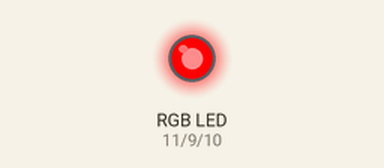
Bench run of a sketch on a simulated Arduino Uno, built with avr-gcc and run on an emulated ATmega328P. On the bench: an RGB LED mixed from three pins (HIGH = lit). Dim RGB values are drawn brighter than linear.

Above: at 0.05 s.
At 1.8 s:
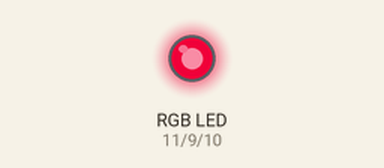
At 2.2 s:
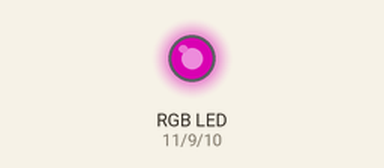
At 4.4 s:
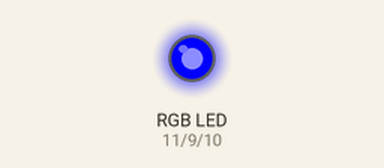
At 6.6 s:
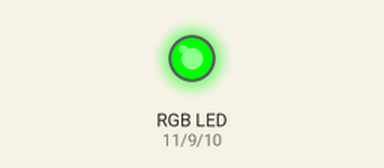
At 8.8 s:
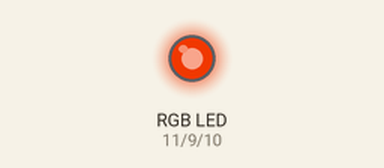
Timing chart, 0 to 11.8 s (numbered marks = the images above):
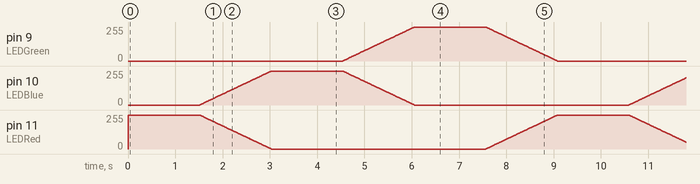

The sketch:

Nachtlicht.ino
```cpp
/*
  Nachtlicht
  blendet Farben durch

  Dieses Beispiel aus dem Fritzing Creator Kit: www.fritzing.org/creator-kit.
*/

int LEDGreen=9;                                      // LEDGreen Pins wird deklariert
int LEDBlue=10;                                      // LEDBlue Pins wird deklariert
int LEDRed=11;                                       // LEDRed Pins wird deklariert

void setup(){
  pinMode(LEDRed,OUTPUT);                            // Pin wird als OUTPUT initialisiert
  pinMode(LEDGreen,OUTPUT);                          // Pin wird als OUTPUT initialisiert
  pinMode(LEDBlue,OUTPUT);                           // Pin wird als OUTPUT initialisiert
}

void loop(){
 for (int frame=0; frame<900; frame++){              // frame wird von 0 bis 900 hochgezählt
  if (frame<150) {                                   // wenn frame < 150  > rot
    analogWrite(LEDRed,255);                         // LED wird eingeschaltet
    analogWrite(LEDBlue,0);                          // LED wird abgeschaltet
    analogWrite(LEDGreen,0);                         // LED wird abgeschaltet
  } else if (frame<300) {                            // wenn frame < 300
    analogWrite(LEDRed,map(frame,150,300,255,0));    // LED wird ausgedimmt
    analogWrite(LEDBlue,map(frame,150,300,0,255));   // LED wird angedimmt
    analogWrite(LEDGreen,0);                         // LED wird abgeschaltet
  } else if (frame<450) {                            // wenn frame < 450  > blau
    analogWrite(LEDRed,0);                           // LED wird abgeschaltet
    analogWrite(LEDBlue,255);                        // LED wird eingeschaltet
    analogWrite(LEDGreen,0);                         // LED wird abgeschaltet
  } else if (frame<600) {                            // wenn frame < 600
    analogWrite(LEDRed,0);                           // LED wird abgeschaltet
    analogWrite(LEDBlue,map(frame,450,600,255,0));   // LED wird ausgedimmt
    analogWrite(LEDGreen,map(frame,450,600,0,255));  // LED wird angedimmt
  } else if (frame<750) {                            // wenn frame < 750  > grün
    analogWrite(LEDRed,0);                           // LED wird abgeschaltet
    analogWrite(LEDBlue,0);                          // LED wird abgeschaltet
    analogWrite(LEDGreen,255);                       // LED wird abgeschaltet
  } else if (frame<900) {                            // wenn frame < 900
    analogWrite(LEDRed,map(frame,750,900,0,255));    // LED wird angedimmt
    analogWrite(LEDBlue,0);                          // LED wird abgeschaltet
    analogWrite(LEDGreen,map(frame,750,900,255,0));  // LED wird ausgedimmt
  }
  delay(10);                                         // kurze Pause
 }
}
```
